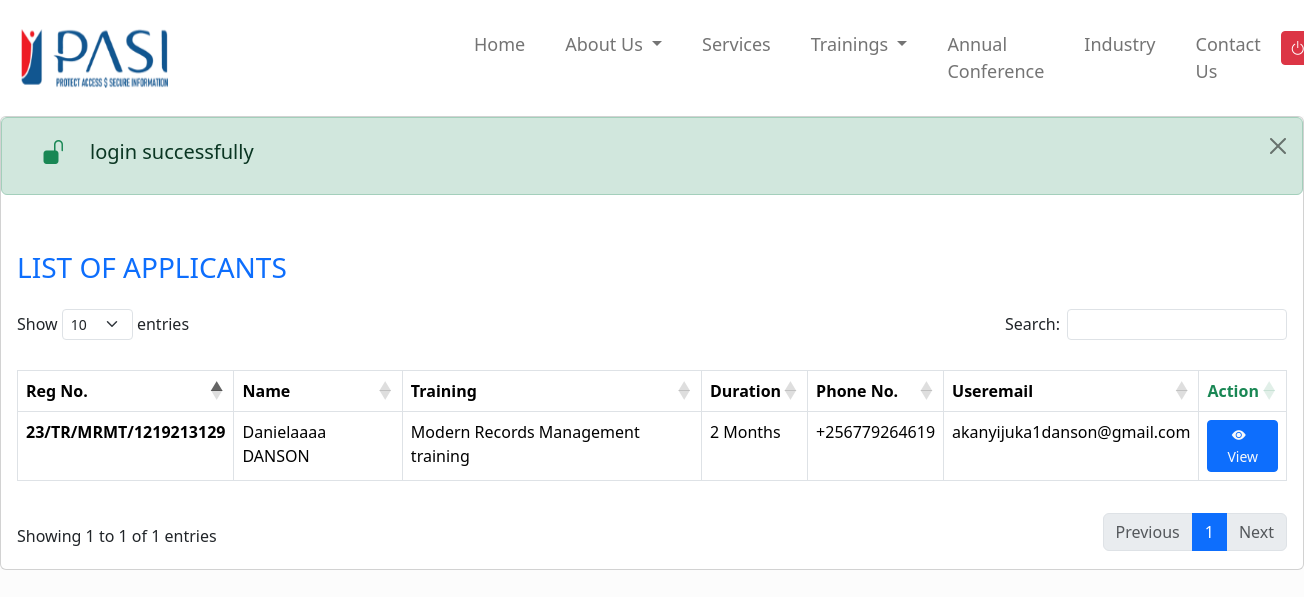
The app's page /admin/applicants-list.php (signed in) with its own data.
### tables this page shows
CREATE TABLE `applications` (
  `id` int(50) NOT NULL,
  `firstName` varchar(50) NOT NULL,
  `middleName` varchar(50) NOT NULL,
  `lastName` varchar(50) NOT NULL,
  `reg_no` varchar(100) NOT NULL,
  `course` varchar(200) NOT NULL,
  `duration` varchar(50) NOT NULL,
  `start_date` varchar(50) NOT NULL,
  `dob` date NOT NULL,
  `gender` varchar(50) NOT NULL,
  `employer` varchar(50) NOT NULL,
  `country` varchar(50) NOT NULL,
  `city` varchar(50) NOT NULL,
  `postalAddress` varchar(50) NOT NULL,
  `profilePicture` varchar(50) NOT NULL,
  `email` varchar(50) NOT NULL,
  `phone` varchar(50) NOT NULL,
  `reg_date` varchar(50) NOT NULL,
  `verify_token` int(50) NOT NULL,
  `applicationStatus` int(10) NOT NULL DEFAULT 0,
  `emailVerifStatus` int(10) NOT NULL DEFAULT 0,
  `approvedBy` varchar(100) DEFAULT NULL
);

### admin/applicants-list.php (the view, shortened to what this page needs)
<?php
include('../inc/config.php');
$applicants = "SELECT * FROM applications";
$applicants_query = mysqli_query($conn, $applicants);
?>
<!DOCTYPE html>
<html lang="en">
<head>
    <link href="https://cdn.jsdelivr.net/npm/bootstrap@5.3.2/dist/css/bootstrap.min.css" rel="stylesheet">
    <link rel="stylesheet" href="../assets/css/style.css">
    <link rel="stylesheet" href="../assets/bootstrap-icons/bootstrap-icons.css">
    <link rel="stylesheet" href="https://cdn.datatables.net/1.13.7/css/dataTables.bootstrap5.min.css">
</head>
<body>
    <nav class="navbar navbar-expand-lg bg-white">
        <div class="container-fluid">
            <a class="navbar-brand" href="#"><img height="90" width="170" src="../assets/img/pasi_logo.png" alt=""></a>
            <div class="collapse navbar-collapse" id="navbarNavDropdown">
                <ul class="navbar-nav">
                    <li class="nav-item">
                        <a class="nav-link active" aria-current="page" href="#">Home</a>
                    </li>
                    <li class="nav-item dropdown">
                        <a class="nav-link dropdown-toggle" href="#" role="button" data-bs-toggle="dropdown" aria-expanded="false">
                            About Us
                        </a>
                    </li>
                    <li class="nav-item">
                        <a class="nav-link" href="#">Services</a>
                    </li>
                    <li class="nav-item dropdown">
                        <a class="nav-link dropdown-toggle" href="#" role="button" data-bs-toggle="dropdown" aria-expanded="false">
                            Trainings
                        </a>
                    </li>
                    <li class="nav-item">
                        <a class="nav-link" href="#">Annual Conference</a>
                    </li>
                    <li class="nav-item">
                        <a class="nav-link" href="#">Industry</a>
                    </li>
                    <li class="nav-item">
                        <a class="nav-link" href="#">Contact Us</a>
                    </li>
                    <li class="nav-item">
                        <?php if ($_SESSION['auth'] == true) { ?>
                            <form action="applicants-list.php" method="post">
                                <button type="submit" name="logout" class="btn btn-sm btn-danger" data-bs-toggle="tooltip" title="Logout"><i class="bi bi-power fs-6"></i></button>
                            </form>
                        <?php } ?>
                    </li>
                </ul>
            </div>
        </div>
    </nav>
                    <?php include('applicant-details.php'); ?>
    <div class=" card">
        <?php
        if (isset($_SESSION['status']) && isset($_SESSION['color'])) {
            $color = $_SESSION['color']; ?>
            <div class='alert alert-<?php echo $color; ?> d-flex alert-dismissible align-items-center' role='alert'>
                <i class="bi bi-unlock-fill mx-4 mb-2 text-success" style="font-size: 1.5rem;"></i>
                <div>
                    <h5> <?= $_SESSION['status']; ?> </h5>
                    <button class="btn-close" type="button" aria-label="close" data-bs-dismiss="alert"></button>
                </div>
            </div>
        <?php
        }
        ?>
        <div class="card-body table-responsive">
            <h3 class="text-primary my-4">LIST OF APPLICANTS</h3>
            <table id="applicants-table" class="table table-bordered table-responsive datatable py-4">
                <thead>
                    <tr class="text-primary">
                        <th scope="col">Reg No.</th>
                        <th scope="col">Name</th>
                        <th scope="col">Training</th>
                        <th scope="col">Duration</th>
                        <th scope="col">Phone No.</th>
                        <th scope="col">Useremail</th>
                        <th class="text-success">Action</th>
                    </tr>
                </thead>
                <tbody>
                    <?php while ($applicants = mysqli_fetch_assoc($applicants_query)) {
                    ?>
                        <tr>
                            <th scope="row"><?= $applicants['reg_no']; ?> </th>
                            <td><?= $applicants['firstName'] . " "; ?><?= $applicants['lastName']; ?></td>
                            <td><?= $applicants['course']; ?></td>
                            <td><?= $applicants['duration']; ?></td>
                            <td><?= $applicants['phone']; ?></td>
                            <td><?= $applicants['email']; ?></td>
                            <td class="d-flex flex-column">
                                <a href="#" id="<?php echo $applicants['reg_no']; ?>" class="btn btn-sm btn-primary text-light view_applicant" data-toggle="modal" data-target="#closeXBtn">
                                    <i class="bi bi-eye-fill pe-2"></i>View</a>
                            </td>
                        </tr>
                    <?php } ?>
                </tbody>
            </table>
        </div>
    </div>
</body>
</html>

### assets/css/style.css (style rules this page uses)
* { margin: 0; padding: 0; }
.navbar-nav .nav-item .nav-link { color: rgb(116, 116, 116); font-size: 18px; padding: 0 20px 0 20px; font-weight: 500; }
.navbar .collapse { margin-left: 20%; }
table tr td { color: red; }
body { background-color: rgb(252, 252, 252); }

### records on screen
applications: reg_no "23/TR/MRMT/1219213129", firstName "Danielaaaa", lastName "DANSON", course "Modern Records Management training", duration "2 Months", phone "+256779264619", email "akanyijuka1danson@gmail.com"

### other values on screen
$_SESSION['status'] "login successfully"
